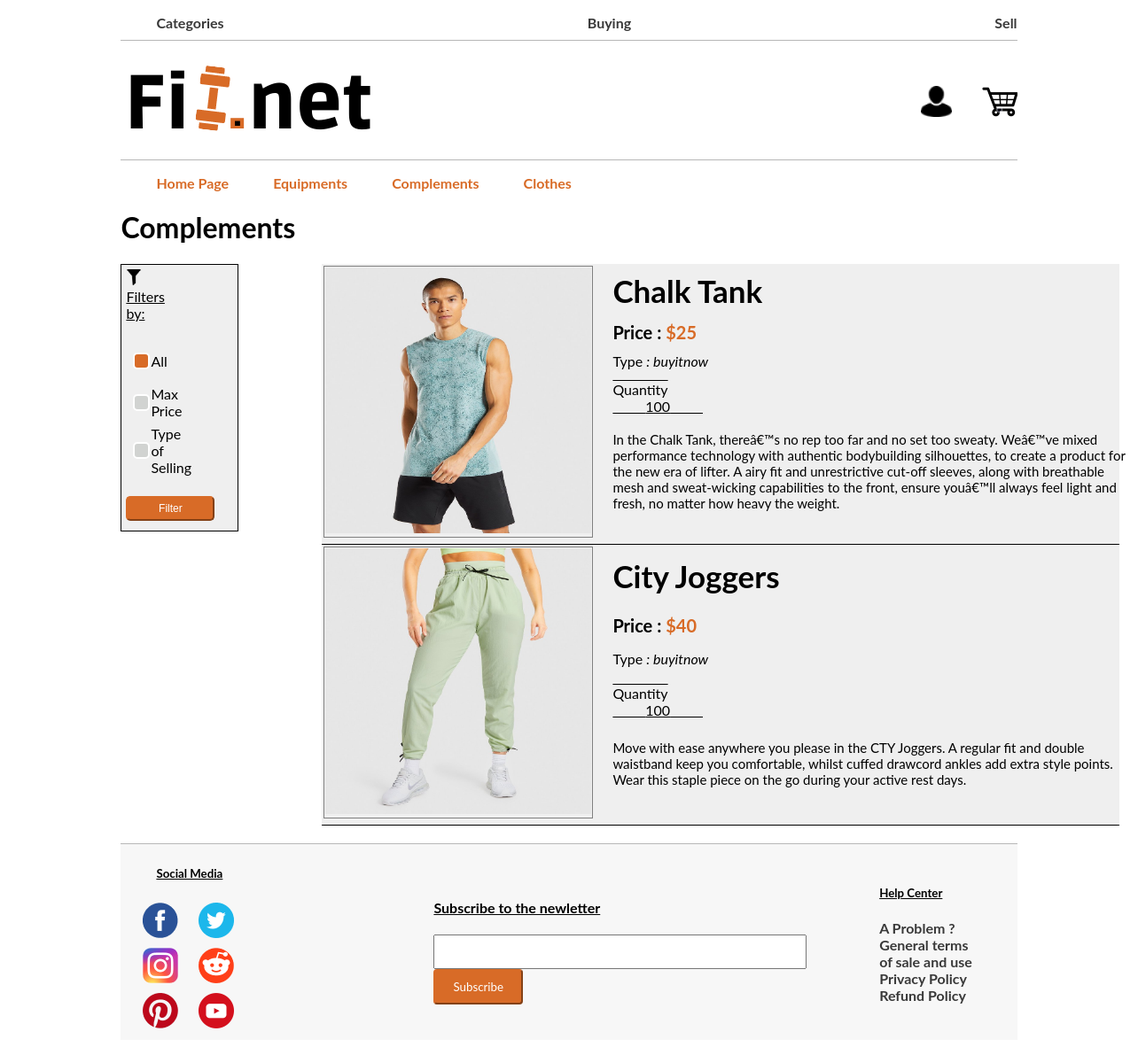
Page /PHP/clothes.php on the committed database.
### tables this page shows
CREATE TABLE IF NOT EXISTS `items` (
  `id` int(11) NOT NULL AUTO_INCREMENT,
  `name` text NOT NULL,
  `description` text NOT NULL,
  `price` int(11) NOT NULL,
  `category` text NOT NULL,
  `photo1` text NOT NULL,
  `photo2` text NOT NULL,
  `photo3` text NOT NULL,
  `video` text NOT NULL,
  `quantity` int(11) NOT NULL,
  `type_of_selling` text NOT NULL,
  `id_seller` int(11) NOT NULL,
  PRIMARY KEY (`id`)
);

### PHP/clothes.php (the view, shortened to what this page needs)
<!DOCTYPE html>
<html lang="en">
<head>
    <link rel="stylesheet" type="text/css" href="../CSS/categorie.css">
</head>
<body>
    <?php include 'header.php'?>
    <?php
        $mysqli = new mysqli('127.0.0.1','root', '', 'fitnet', NULL) or die("Connect failed");
        $allauctions = array();
        $result2 = $mysqli->query("SELECT * FROM `auction`");
        if($result2->num_rows > 0){
            while($row = $result2->fetch_assoc()) {
                $auction=array($row["id_auction"],$row["id_seller"],$row["id_buyer"],$row["id_item"],$row["price"],$row["status"],$row["date"],$row["secondbestprice"]);
                $allauctions[]=$auction;
            }
        }
        $nbAuctions = count($allauctions);
        for($i=0;$i<$nbAuctions;$i++){
            $currentId = $allauctions[$i][0];
            $actualDate = date("Y-m-d");
            $actualDate = date_create($actualDate);
            $dateauction = date_create($allauctions[$i][6]);
            $diff = date_diff($actualDate, $dateauction);
            if($diff->format('%R%a days')<0 && $allauctions[$i][5]!="finished"){
                $mysqli->query("UPDATE `auction` SET `status`='finished' WHERE `id_auction`='$currentId' ");
                $secondbestprice = $allauctions[$i][7];
                $finalprice = $secondbestprice+1;
                $id_buyer =  $allauctions[$i][2];
                $id_seller =  $allauctions[$i][1];
                $id_item =  $allauctions[$i][3];
                $mysqli->query("INSERT INTO `buyitnow`(`id_buyitnow`, `id_seller`, `id_buyer`, `price`, `status`,`id_item`,`quantity`) VALUES(NULL,'$id_seller','$id_buyer','$finalprice','shoppingcart','$id_item','1')");
            }
        }
        $allProducts = array();
        $result = $mysqli->query("SELECT * FROM `items` WHERE `category`='clothe'");
        if($result->num_rows > 0){
            while($row = $result->fetch_assoc()) {
                if($row["type_of_selling"] == "auction"){
                    $iditemauction = $row["id"];
                    $checkstatus = $mysqli->query("SELECT `status` FROM `auction` WHERE `id_item`='$iditemauction' ");
                    if($checkstatus->num_rows > 0){
                        while($row2 = $checkstatus->fetch_assoc()){
                            if($row2["status"] == "inprogress"){
                                $product=array($row["id"],$row["name"],$row["photo1"],$row["price"],$row["description"],$row["quantity"],$row["type_of_selling"]);
                                $allProducts[]=$product;
                            }
                        }
                    }
                }else{
                    $product=array($row["id"],$row["name"],$row["photo1"],$row["price"],$row["description"],$row["quantity"],$row["type_of_selling"]);
                    $allProducts[]=$product;
                }
            }
        }
        $nbProducts = count($allProducts);
        $maxprice = 999999;
        $onlytype = "all";
    ?>
    <h1>Complements</h1>
       <div class="filter_item_categories_bloc">
          <div class="filter_form_block">
             <form class="filter_form" name="form" method="post" oninput="selectprice.value=parseInt(max_price_value.value)">
                   <div class="title_filter">
                       <img src="../Images/logo_filtre.png" width="18" height="auto">
                       <label for="radio_button_filter"><u>Filters by: </u></label>
                   </div>
                   <table>
                       <tr class="filter_table_row_line">
                           <td>
                               <input class="radio_button_filter" type="radio" name="filter" value="All" onclick="cacher()" <?php if (isset($_POST["filter"])) { if ($_POST["filter"] != "Name" && $_POST["filter"] != "Max Price") { echo "checked"; } } else echo "checked"; ?> >
                           </td>
                           <td>
                               <label class="label_filter">All</label>
                           </td>
                       </tr>
                       <tr class="filter_table_row_line">
                           <td><input class="radio_button_filter" type="radio" name="filter" value="Max Price" onclick="afficherPrice()" <?php if (isset($_POST["filter"])) { if ($_POST["filter"] == "Max Price") { echo "checked"; } } ?>></td>
                           <td><label class="label_filter" for="max_price_value">Max Price</label>
                           </td>
                       </tr>
                       <tr class="filter_table_row_line">
                           <td><input class="radio_button_filter" type="radio" name="filter" value="Name" onclick="afficherType()" <?php if (isset($_POST["filter"])) { if ($_POST["filter"] == "Name") { echo "checked"; } } ?>></td>
                           <td><label class="label_filter" for="type_of_selling">Type of Selling</label>
                           </td>
                       </tr>
                   </table>
                   <div class="filter_select_button_block">
                            <input type="submit" name="confirmfilter" value="Filter" class="filter_select_button">
                   </div>
               </form>
           </div>
           <div  class="item_table_block">
             <?php
                 if($nbProducts > 0){
                     for ($row = 0; $row < $nbProducts ; $row++) {
                        if($allProducts[$row][5]>0 && $allProducts[$row][3]<=$maxprice){
                            if($onlytype == $allProducts[$row][6] || $onlytype == "all"){
                                $photo = "../itemImages/".$allProducts[$row][2];
                                $linkproduct = "productPage.php?idproduct=".$allProducts[$row][0];
                                echo "<table class='table_of_items' border=1>";
                                echo "<tr>";
                                echo "<td rowspan=5 id='picture_item'><a  class='link_for_article' href='$linkproduct'><img src=$photo width=300 height=300></a></td>";
                                echo "<td  class='raw_table_items_list'  id='title_item'>".$allProducts[$row][1]."</td></tr>";
                                echo "<tr><td  class='raw_table_items_list'  id='prix_item'><b>Price : </b><span id='nuber_price_item'>$".$allProducts[$row][3]."</span></td></tr>";
                                echo "<tr><td  class='raw_table_items_list' id='type_item'>Type <em>: ".$allProducts[$row][6]."</em></td></tr>";
                                echo "<tr><td  class='raw_table_items_list'  id='quantity_item'><span style='text-decoration:overline;'>Quantity</span>  <br><span style='text-decoration:underline;'>&nbsp;&nbsp;&nbsp;&nbsp;&nbsp;&nbsp;&nbsp&nbsp&nbsp".$allProducts[$row][5]."&nbsp;&nbsp;&nbsp;&nbsp;&nbsp;&nbsp;&nbsp&nbsp&nbsp</span></td></tr>";
                                echo "<tr><td  class='raw_table_items_list' id='description_item'>".$allProducts[$row][4]."</td></tr>";
                                echo "</table>";
                            }
                        }
                     }
                 }
             ?>
            </div>
        </div>
        <?php include 'footer.php'?>
    </body>
</html>

### CSS/categorie.css (style rules this page uses)
.title_filter { padding-bottom: 20px; }
.label_filter { display: flex; justify-content: flex-start; }
.filter_form { background-color: #EFEFEF; max-width: 100px; height: 290px; padding: 5px 100px 5px 5px; border : 1px black solid; width: 12.5%; }
.filter_form_block { padding-right: 20px; padding-bottom: 40px; position: sticky; }
.filter_table_row_line { height: 45px; }
.radio_button_filter:after { width: 15px; height: 15px; border-radius: 5px; position: relative; background-color: #d1d3d1; content: ''; display: inline-block; visibility: visible; border: 2px solid white; }
.radio_button_filter:checked:after { width: 15px; height: 15px; border-radius: 5px; position: relative; background-color: #D86B27; content: ''; display: inline-block; visibility: visible; border: 2px solid white; }
.filter_select_button { font-size: 12px; background-color: #D86B27; border-radius: 5px; padding: 5px; color: white; border-color: #D86B27; margin: 0 auto; width: 100px; }
.filter_select_button_block { padding-top: 20px; }
.filter_item_categories_bloc { display: flex; }
.item_table_block { padding-bottom: 20px; }

### CSS/header.css (style rules this page uses)
body { font-family: lato; padding-right: 10%; padding-left: 10%; }

### CSS/equipmentsCSS.php (style rules this page uses)
.table_of_items { padding-bottom : 5px; background-color : #EFEFEF; margin: 0 auto; width: 900px; border : none; border-bottom : 1px solid black; }
.raw_table_items_list { padding-left : 20px; border: none; overflow: hidden; width: 100%; }
#picture_item { border : 1px grey solid; }
#title_item { height : 10%; color : #0F00F; font-weight : bolder; font-size : 35px; }
#prix_item { font-size : 20px; height :10%; }
#nuber_price_item { color : #D86B27; font-weight : bold; }
#quantity_item { height : 20%; }
#type_item { height : 7%; }
#description_item { padding-top : 10px; font-size : 15px; display : flex; align-items : flex-start; }
.link_for_article { text-decoration : none; color : black; }

### rows in the picture
items: photo1 (picture), name "Chalk Tank", price "25", type_of_selling "buyitnow", quantity "100", description "In the Chalk Tank, thereâ€™s no rep too far and no set too sweaty. Weâ€™ve mixed performance technology with authentic bodybuilding silhouettes, to create a product for the new era of lifter. A airy fit and unrestrictive cut-off sleeves, along with breathable mesh and sweat-wicking capabilities to the front, ensure youâ€™ll always feel light and fresh, no matter how heavy the weight."
items: photo1 (picture), name "City Joggers", price "40", type_of_selling "buyitnow", quantity "100", description "Move with ease anywhere you please in the CTY Joggers. A regular fit and double waistband keep you comfortable, whilst cuffed drawcord ankles add extra style points. Wear this staple piece on the go during your active rest days."
